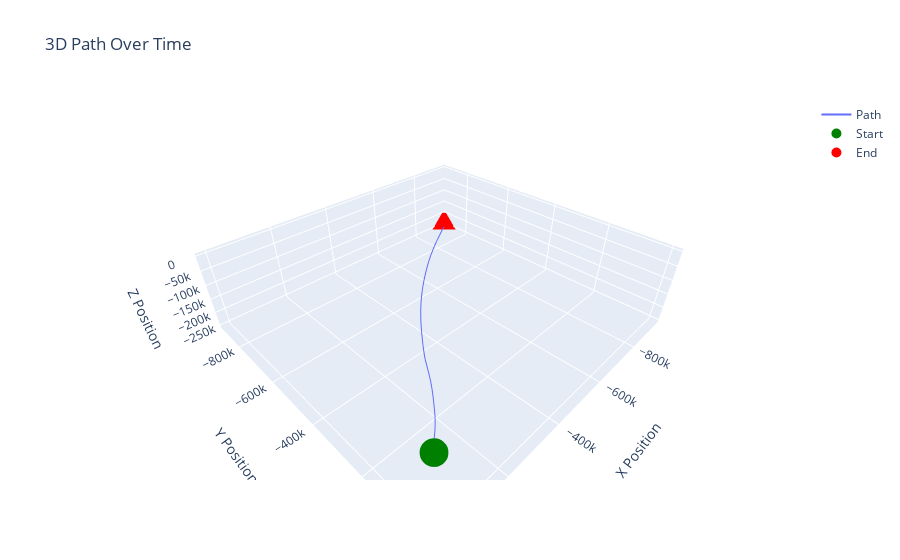

The code cell stored with this chart in its notebook:
### Markdown cell above
# Menu

### Code cell
# Get the list of subdirectories
participants = [d for d in os.listdir('trialData')]

# Create the participant dropdown widget with subdirectories as options
selected_participant = widgets.Dropdown(
    options=participants,
    value=participants[0] if participants else None,
    description='Participant:',
    disabled=False,
)

# Display the participant dropdown
display(selected_participant)

# Function to handle participant changes
def on_participant_change(change):
    if change['type'] == 'change' and change['name'] == 'value':
        selected_participant = change['new']
        # print(f'Selected participant: {selected_participant}')
        
        # Update the trial dropdown based on the selected participant
        trials = [d for d in os.listdir(f'trialData/{selected_participant}')]
        selected_trial.options = trials
        selected_trial.value = trials[0] if trials else None

# Attach the handler to the participant dropdown
selected_participant.observe(on_participant_change, names='value')

# Initial list of trials for the default participant
trials = [d for d in os.listdir(f'trialData/{selected_participant.value}')]

# Create the trial dropdown widget with subdirectories as options
selected_trial = widgets.Dropdown(
    options=trials,
    value=trials[0] if trials else None,
    description='Trial:',
    disabled=False,
)

output = widgets.Output()
# Display the trial dropdown
display(selected_trial)
display(output)

# Function to handle trial changes
def on_trial_change(change):
    global eg_measurements
    global filtered_df
    if change['type'] == 'change' and change['name'] == 'value':
        with output:
            clear_output(wait=True)
            display(HTML(f'<b>Getting measurements from "trialData/{selected_participant.value}/{change["new"]}":</b>'))
            # print('\n')
            trial_path = f'trialData/{selected_participant.value}/{change["new"]}'
            eg_df = pd.read_csv(trial_path, index_col=0)
            eg_imu = imuData('egIMU', eg_df, 4)
            eg_measurements = eg_imu.measurements
            display(eg_measurements)
            testKF = testKF6()
            filtered_data = []
            gravity = 9.8
            deg2rad = math.pi/180
            zconvesion = np.diag([gravity]*3 + [deg2rad]*3)
            for k, z in eg_measurements.iterrows():
                z = z.to_numpy().reshape(-1, 1)
                z = zconvesion @ z
                testKF.predict()
                filtered_state = testKF.update(z)
                filtered_data.append(filtered_state)
                
                if int(k) > 1000:
                    break

            # pd.DataFrame(filtered_data)
            filtered_data = np.array(filtered_data)
            filtered_data = filtered_data.reshape(filtered_data.shape[0], 16)
            filtered_df = pd.DataFrame(filtered_data)
            filtered_df.columns = ['pN', 'pE', 'pD', 'vN', 'vE', 'vD', 'aN',
                                    'aE', 'aD', 'q0', 'q1', 'q2', 'q3', 'wN', 'wE', 'wD']
        plot_path(filtered_df)

        # print(f'Participant: {selected_participant.value}    Trial: {selected_trial.value}', end='\r')

# Attach the handler to the trial dropdown
selected_trial.observe(on_trial_change, names='value')

### Figure 1 — Plotly figure (JSON) as saved in the notebook; plotly's stock layout.template omitted (floating-point values rounded to 4 significant figures; data arrays with more than 128 entries replaced by an {"elided": "..."} marker saying what was removed)
{"data": [{"mode": "lines", "name": "Path", "type": "scatter3d", "x": {"elided": "1002 float values"}, "y": {"elided": "1002 float values"}, "z": {"elided": "1002 float values"}}, {"marker": {"color": "green", "size": 10}, "mode": "markers", "name": "Start", "type": "scatter3d", "x": [0], "y": [0], "z": [0]}, {"marker": {"color": "red", "size": 10}, "mode": "markers", "name": "End", "type": "scatter3d", "x": [-936000.0], "y": [-900600.0], "z": [-251700.0]}], "layout": {"scene": {"xaxis": {"title": {"text": "X Position"}}, "yaxis": {"title": {"text": "Y Position"}}, "zaxis": {"title": {"text": "Z Position"}}}, "showlegend": true, "title": {"text": "3D Path Over Time"}}}
